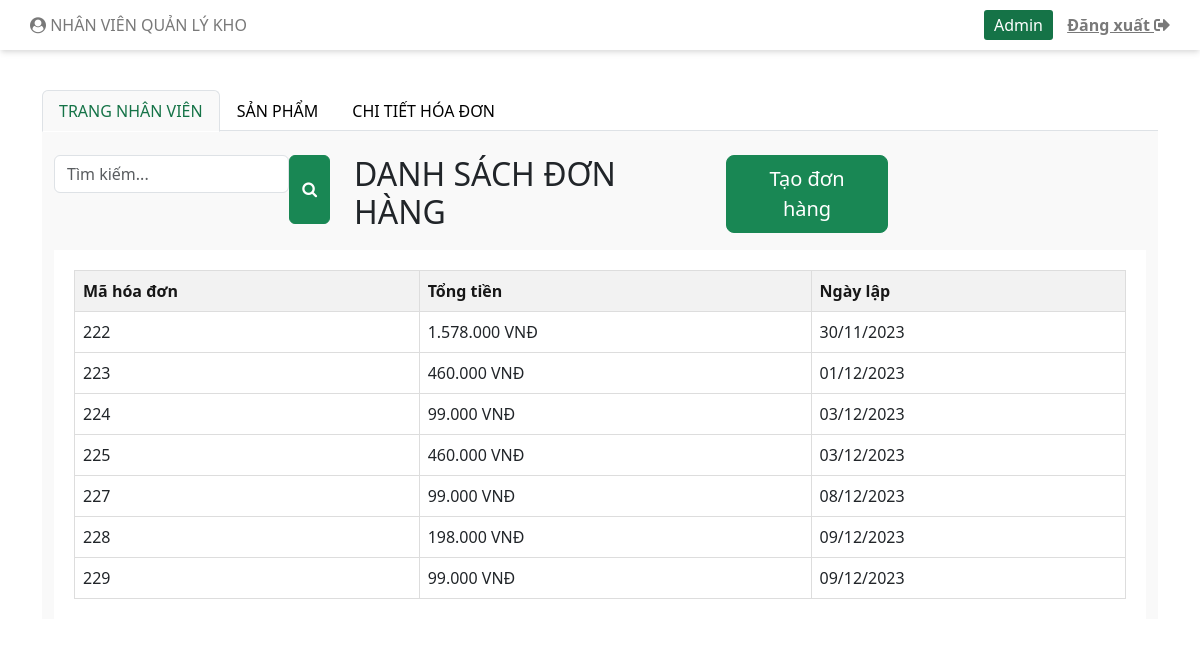
The page /indexNVBH.php (signed in) on the database its author committed.
### tables this page shows
CREATE TABLE `hoadon` (
  `MaHoaDon` int(11) NOT NULL,
  `TongTien` double NOT NULL,
  `NgayLap` date NOT NULL,
  `MaNhanVien` int(11) DEFAULT NULL,
  `MaKhachHang` int(11) DEFAULT NULL,
  `DiaChiGiaoHang` varchar(100) NOT NULL,
  `HoTen` varchar(100) NOT NULL,
  `SoDienThoai` int(11) NOT NULL,
  `Email` varchar(50) NOT NULL
);

### model/mHoaDon_NVBH.php (called while the page is built, shortened)
<?php
include_once("connect.php");
class MHoaDon {
    function selectAllHoaDon() {
        $p = new ConnectDB();
        $con = null;
        if ($p->connect_DB($con)) {
            $str = "SELECT * FROM hoadon";
            $tbl = mysqli_query($con, $str);
            return $tbl;
        } else {
            return false;
        }
    }
}
?>

### model/connect.php (called while the page is built, shortened)
<?php
    class ConnectDB{
        function connect_DB(& $conn){
            $conn = mysqli_connect("localhost", "root", "", "mypham");
            if ($conn){
                mysqli_set_charset($conn, "utf8");
                return $conn;
            }else{
                return false;
            }
        }
    }
?>

### controller/cHoaDon_NVBH.php (called while the page is built, shortened)
<?php
    include_once("Model/mHoaDon_NVBH.php");
    class cHoaDon{
        function getAllHoaDon(){
            $p = new mHoaDon();
            $tbl = $p -> selectAllHoaDon();
            return $tbl;
        }
    }
?>

### view/vHoaDon_NVBH.php (the view)
<?php
include_once("Controller/cHoaDon_NVBH.php");
class VHoaDon {
    function viewAllHoaDon() {
        $c = new CHoaDon();
        $tbl = $c->getAllHoaDon();
        showHoaDon($tbl);
    }
}
function showHoaDon($tbl) {
    if ($tbl) {
        while ($row = mysqli_fetch_assoc($tbl)) {
            echo "<tr>";
            echo "<td>" . $row["MaHoaDon"] . "</td>";
            echo "<td>" . number_format($row["TongTien"], 0, ".", ".") . " VNĐ</td>";
            echo "<td>" . date("d/m/Y", strtotime($row["NgayLap"])) . "</td>";
            echo "</tr>";
        }
    } else {
        echo "Không có dữ liệu hóa đơn.";
    }
}
?>

### css/styleNVBH.css (style rules this page uses)
body { height: 100%; margin: 0; display: flex; flex-direction: column; background-color: #9ecb9e; }
.main-table th, .main-table td { border: 1px solid #ddd; padding: 8px; text-align: left; }

### rows shown on the page
hoadon: MaHoaDon "222", TongTien "1.578.000", NgayLap "30/11/2023"
hoadon: MaHoaDon "223", TongTien "460.000", NgayLap "01/12/2023"
hoadon: MaHoaDon "224", TongTien "99.000", NgayLap "03/12/2023"
hoadon: MaHoaDon "225", TongTien "460.000", NgayLap "03/12/2023"
hoadon: MaHoaDon "227", TongTien "99.000", NgayLap "08/12/2023"
hoadon: MaHoaDon "228", TongTien "198.000", NgayLap "09/12/2023"
hoadon: MaHoaDon "229", TongTien "99.000", NgayLap "09/12/2023"
